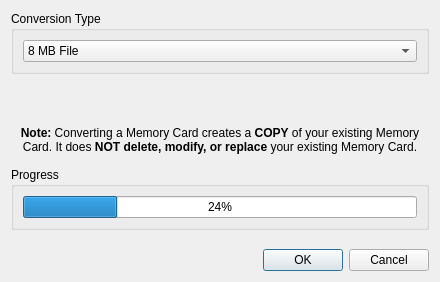
<?xml version="1.0" encoding="UTF-8"?>
<ui version="4.0">
 <class>MemoryCardConvertDialog</class>
 <widget class="QDialog" name="MemoryCardConvertDialog">
  <property name="enabled">
   <bool>true</bool>
  </property>
  <property name="geometry">
   <rect>
    <x>0</x>
    <y>0</y>
    <width>440</width>
    <height>282</height>
   </rect>
  </property>
  <property name="windowTitle">
   <string>Convert Memory Card</string>
  </property>
  <property name="autoFillBackground">
   <bool>false</bool>
  </property>
  <property name="modal">
   <bool>false</bool>
  </property>
  <layout class="QVBoxLayout" name="verticalLayout_2">
   <item>
    <widget class="QGroupBox" name="conversionTypeGroup">
     <property name="title">
      <string>Conversion Type</string>
     </property>
     <layout class="QVBoxLayout" name="verticalLayout">
      <item>
       <widget class="QComboBox" name="conversionTypeSelect">
        <item>
         <property name="text">
          <string>8 MB File</string>
         </property>
        </item>
        <item>
         <property name="text">
          <string>16 MB File</string>
         </property>
        </item>
        <item>
         <property name="text">
          <string>32 MB File</string>
         </property>
        </item>
        <item>
         <property name="text">
          <string>64 MB File</string>
         </property>
        </item>
        <item>
         <property name="text">
          <string>Folder</string>
         </property>
        </item>
       </widget>
      </item>
     </layout>
    </widget>
   </item>
   <item>
    <widget class="QLabel" name="conversionTypeDescription">
     <property name="minimumSize">
      <size>
       <width>0</width>
       <height>40</height>
      </size>
     </property>
     <property name="text">
      <string/>
     </property>
     <property name="wordWrap">
      <bool>true</bool>
     </property>
    </widget>
   </item>
   <item>
    <widget class="QLabel" name="note">
     <property name="minimumSize">
      <size>
       <width>0</width>
       <height>35</height>
      </size>
     </property>
     <property name="text">
      <string>&lt;center&gt;&lt;strong&gt;Note:&lt;/strong&gt; Converting a Memory Card creates a &lt;strong&gt;COPY&lt;/strong&gt; of your existing Memory Card. It does &lt;strong&gt;NOT delete, modify, or replace&lt;/strong&gt; your existing Memory Card.&lt;/center&gt;</string>
     </property>
     <property name="alignment">
      <set>Qt::AlignmentFlag::AlignLeading|Qt::AlignmentFlag::AlignLeft|Qt::AlignmentFlag::AlignTop</set>
     </property>
     <property name="wordWrap">
      <bool>true</bool>
     </property>
    </widget>
   </item>
   <item>
    <widget class="QGroupBox" name="progressGroup">
     <property name="title">
      <string>Progress</string>
     </property>
     <layout class="QVBoxLayout" name="verticalLayout_3">
      <item>
       <widget class="QProgressBar" name="progressBar">
        <property name="value">
         <number>24</number>
        </property>
       </widget>
      </item>
     </layout>
    </widget>
   </item>
   <item>
    <spacer name="verticalSpacer">
     <property name="orientation">
      <enum>Qt::Orientation::Vertical</enum>
     </property>
     <property name="sizeHint" stdset="0">
      <size>
       <width>20</width>
       <height>40</height>
      </size>
     </property>
    </spacer>
   </item>
   <item>
    <widget class="QDialogButtonBox" name="buttonBox">
     <property name="standardButtons">
      <set>QDialogButtonBox::StandardButton::Cancel|QDialogButtonBox::StandardButton::Ok</set>
     </property>
    </widget>
   </item>
  </layout>
 </widget>
 <tabstops>
  <tabstop>conversionTypeSelect</tabstop>
 </tabstops>
 <resources/>
 <connections/>
</ui>
